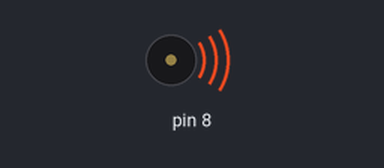
A sketch run on a simulated Arduino Uno, built with avr-gcc and run on an emulated ATmega328P. Shown: buzzer (waves = sounding).

Above: at 0.05 s.
Timing chart, 0 to 3.0 s (numbered marks = the images above):
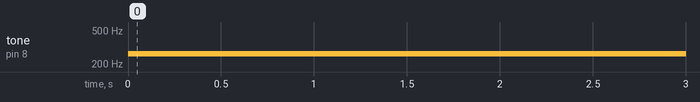

Measured:
- by itself, tone on pin 8: silent → 262 Hz at 0.00 s

The sketch:

buzzer.ino
```cpp
void setup()
{
  pinMode(8, OUTPUT) ;
}

void loop()
{
  tone(8, 262, 500);
  delay(500);
}
```
